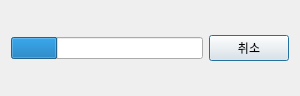
<?xml version="1.0" encoding="UTF-8"?>
<ui version="4.0">
 <class>Dialog</class>
 <widget class="QDialog" name="Dialog">
  <property name="geometry">
   <rect>
    <x>0</x>
    <y>0</y>
    <width>300</width>
    <height>96</height>
   </rect>
  </property>
  <property name="windowTitle">
   <string>Dialog</string>
  </property>
  <layout class="QHBoxLayout" name="horizontalLayout">
   <item>
    <widget class="QProgressBar" name="progressBar">
     <property name="value">
      <number>24</number>
     </property>
     <property name="alignment">
      <set>Qt::AlignBottom|Qt::AlignJustify</set>
     </property>
     <property name="textVisible">
      <bool>false</bool>
     </property>
     <property name="orientation">
      <enum>Qt::Horizontal</enum>
     </property>
     <property name="invertedAppearance">
      <bool>false</bool>
     </property>
     <property name="textDirection">
      <enum>QProgressBar::TopToBottom</enum>
     </property>
    </widget>
   </item>
   <item>
    <widget class="QPushButton" name="pushButton">
     <property name="text">
      <string>취소</string>
     </property>
     <property name="checkable">
      <bool>false</bool>
     </property>
     <property name="autoRepeat">
      <bool>false</bool>
     </property>
     <property name="default">
      <bool>true</bool>
     </property>
     <property name="flat">
      <bool>false</bool>
     </property>
    </widget>
   </item>
  </layout>
 </widget>
 <resources/>
 <connections/>
</ui>
